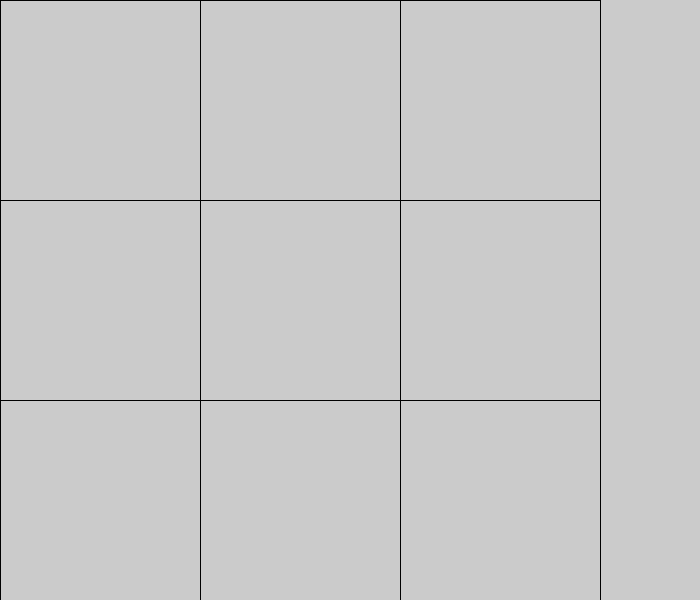
Frame 1 (no input)
Frame 60 (the mouse pressed at the canvas centre just before this capture): identical to frame 1, image omitted
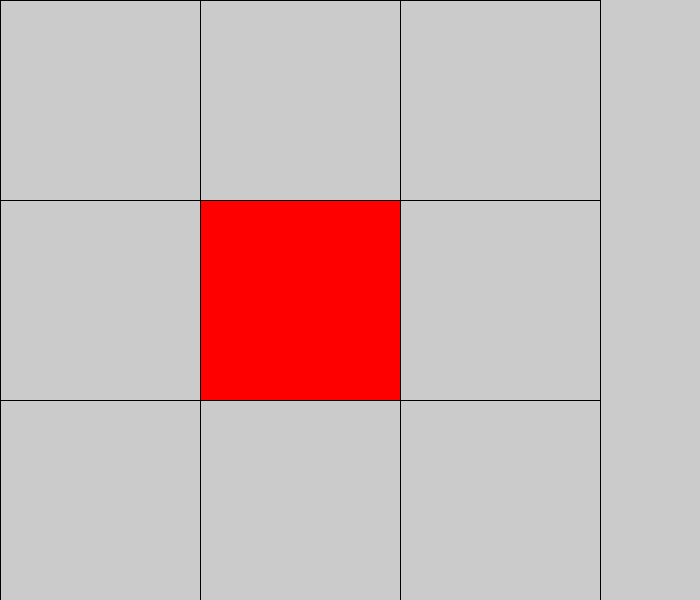
Frame 120 (the mouse held since frame 60 and released just before this capture)

The Processing sketch that drew these frames (run headless with seeded random() and noise(); from frame 60 on, the mouse is pressed at the canvas centre):

// Processing sketch: tictactao
// ── tictactao.pde
int turn=1;
int count=0;
int whowin=0;
int [][] array = new int[3][3];
color [] myColor = new color[3];
int [][] rule= {{0,1,2},{3,4,5},{6,7,8},{0,3,6},{1,4,7},{2,5,8},{0,4,8},{2,4,6}};
int [][] value = new int[3][3];
void clear(int w,int h,int [][] array,int value){
  for(int i=0;i<w;i++){
    for(int j=0;j<h;j++){
      array[i][j]=value;
    }
  }
}
void setup(){
  size(700,600);
  clear(3,3,array,0);
  myColor[0]=color(203,203,203);
  myColor[1]=color(255,0,0);
  myColor[2]=color(0,0,0);
  turn=1;count=0;whowin=0;
}
void draw(){
  if(mouseX>600){
    setup();
  }else if(whowin>0){
    return;
  }

  background(203);
  for(int i=0;i<3;i++){
    for(int j=0;j<3;j++){
      fill(myColor[array[i][j]]);
      rect(i*200,j*200,200,200);
    }
  }
}
void win(int who){
  whowin=who;
  fill(myColor[who]);
  rect(0,0,600,600);
}
void decideWinLose(int who){
  for(int r=0;r<8;r++){
    int sum=0;
    for(int i=0;i<3;i++){
      if(array[rule[r][i]%3][rule[r][i]/3]==who) sum++;
    }
    if(sum==3){
      win(who);
      break;
    }
  }
}
void see(int i, int j){
  if(array[i][j]==0){
    array[i][j]=turn;
    decideWinLose(turn);

    turn=3-turn;
    count++;
  }
}
void mousePressed(){
  if(count>=9){ setup();return;}
  see(mouseX/200,mouseY/200);
  draw();
}
